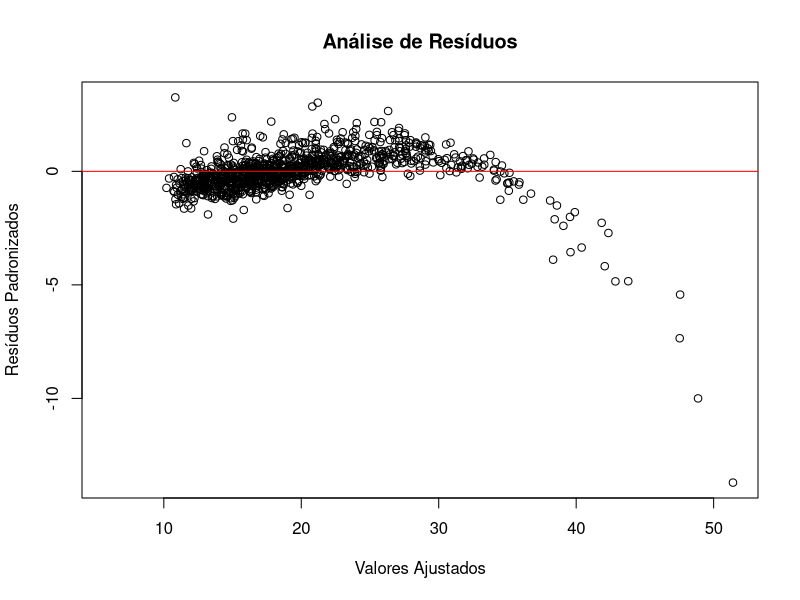
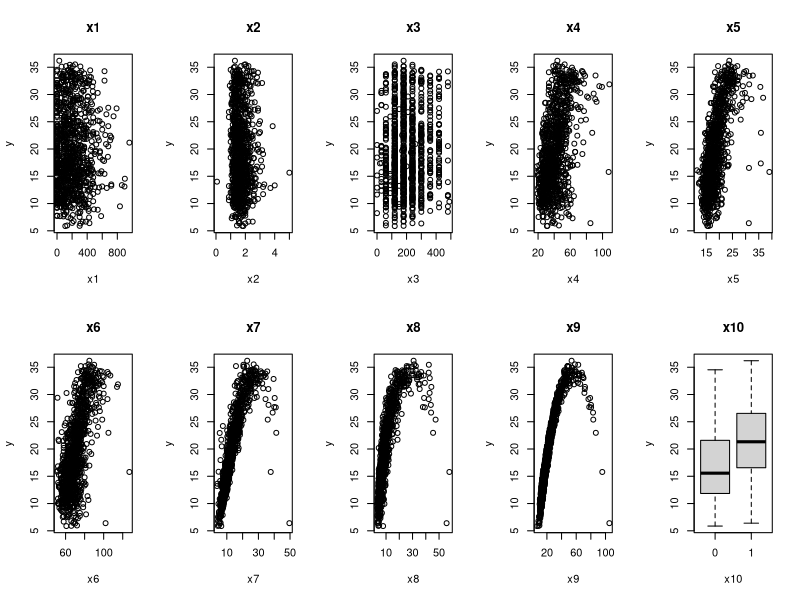
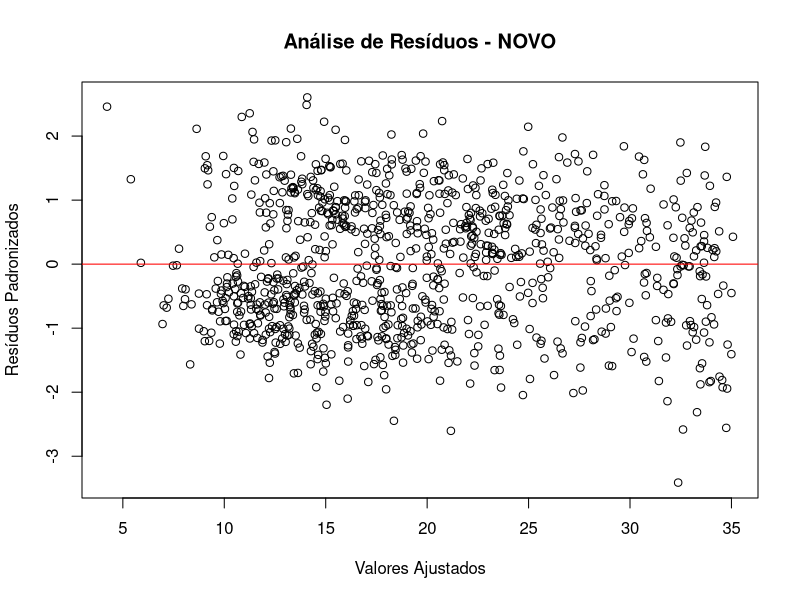

The R script that drew these images, in order:
# Carregar os dados
base <- read.csv2("selecao.csv")

# Amostra de 1.000 observações
set.seed(06062001)
base1 <- base[sample(nrow(base), 1000),]

# Variavel qualitativa
base1$x10 = as.factor(base1$x10)

# Definir o modelo inicial apenas com o intercepto
modelo_inicial <- lm(y ~ 1, data = base1)

# Seleção de variáveis “forward”
modelo_forward <- step(modelo_inicial, direction = "forward", scope = formula(lm(y ~ ., data = base1)))

# Plotando os resíduos padronizados
plot(fitted(modelo_forward), rstandard(modelo_forward), main = "Análise de Resíduos",
xlab = "Valores Ajustados",
ylab = "Resíduos Padronizados")
abline(h = 0, col = "red")

# Gráficos de dispersão individuais
par(mfrow=c(2,5))
for (var in names(base1)[names(base1) != "y"]) {
plot(base1[[var]], base1$y, main=var, xlab=var, ylab="y") }

# Incluindo termo polinomial nas variaveis
modelo_forward <- lm(y ~ x5 + I(x5^2) + x6 + I(x6^2) + x7 + I(x7^2) + x8 + I(x8^2) + x9 + I(x9^2), data=base1)
summary(modelo_forward)

# Plotando os resíduos
par(mfrow=c(1,1))
plot(fitted(modelo_forward), rstandard(modelo_forward),
     main = "Análise de Resíduos - NOVO",
     xlab = "Valores Ajustados",
     ylab = "Resíduos Padronizados")
abline(h = 0, col = "red")
